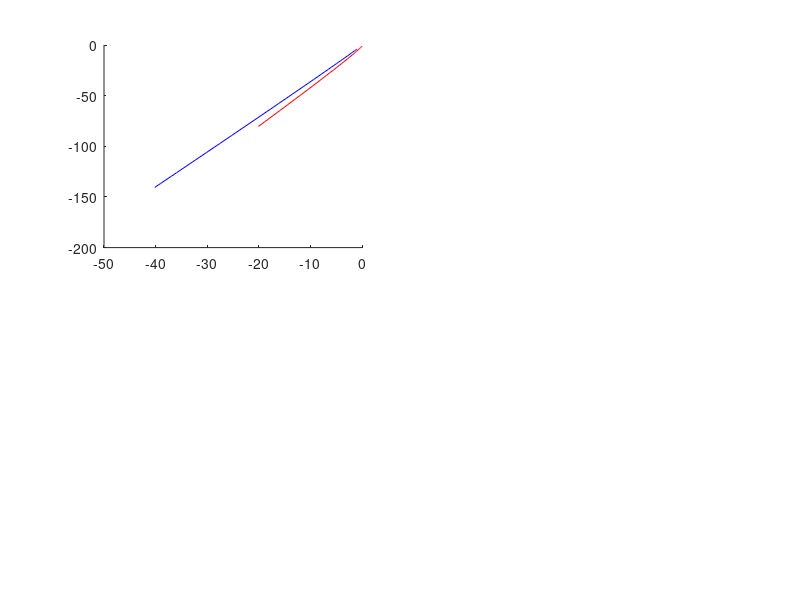

This chart was generated by the following MATLAB code: (Note: this script raises an error after producing the figure.)
% Определение системы дифференциальных уравнений
dxdt = @(t, x) 4*x(1) - x(2);
dydt = @(t, x) x(1) + 2*x(2);

% Начальные условия
x0 = -1;
y0 = 0;
tspan = [0 1]; % Диапазон времени для решения

% Решение системы дифференциальных уравнений
[t, sol] = ode45(@(t, x) [dxdt(t, x); dydt(t, x)], tspan, [x0; y0]);

% Нахождение значений производной для построения фазового портрета
dx = zeros(size(t, 1), 1);
dy = zeros(size(t, 1), 1);

for i = 1 : size(t, 1)
    dx(i) = dxdt(t(i), sol(i, :));
    dy(i) = dydt(t(i), sol(i, :));
end

% Построение фазового портрета координата - производная
figure
subplot(2, 2, 1);
hold on;
plot(sol(:, 1), dx, "b");
plot(sol(:, 2), dy, "r");
plot(out.x, out.dx, "y");
plot(out.y, out.dy, "m");
hold off;
legend('x:dx', 'y:dy', 'simulated x:dx', 'simulated y:dy');
xlabel('x/y');
ylabel('dx/dy');
title('Фазовый портрет 1');

% Построение графиков x(t) и y(t)
subplot(2, 2, 2);
hold on;
plot(t, sol(:, 1), 'b', t, sol(:, 2), 'r');
plot(out.t, out.x, 'y', out.t, out.y, 'm');
hold off;
legend('x(t)', 'y(t)', 'simulated x(t)', 'simulated y(t)');
xlabel('t');
ylabel('Значения');
title('Решение');

% Построение фазового портрета в плоскости x-y
subplot(2, 2, 3);
hold on;
plot(sol(:, 1), sol(:, 2), "b", "LineWidth", 3);
plot(out.x, out.y, "r", "LineWidth", 2);
% plot(dx, dy, "LineWidth", 3);
% plot(out.dx, out.dy, "LineWidth", 2);

hold off;
legend('x:y', 'simulated x:y');
% 'dx:dy', 'simulated dx:dy');
xlabel('x');
ylabel('y');
title('Фазовый портрет 2');
